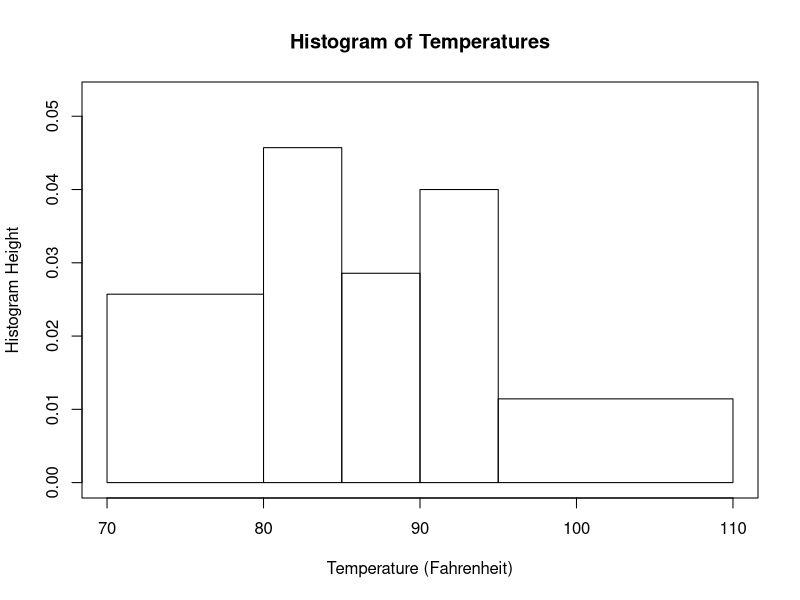
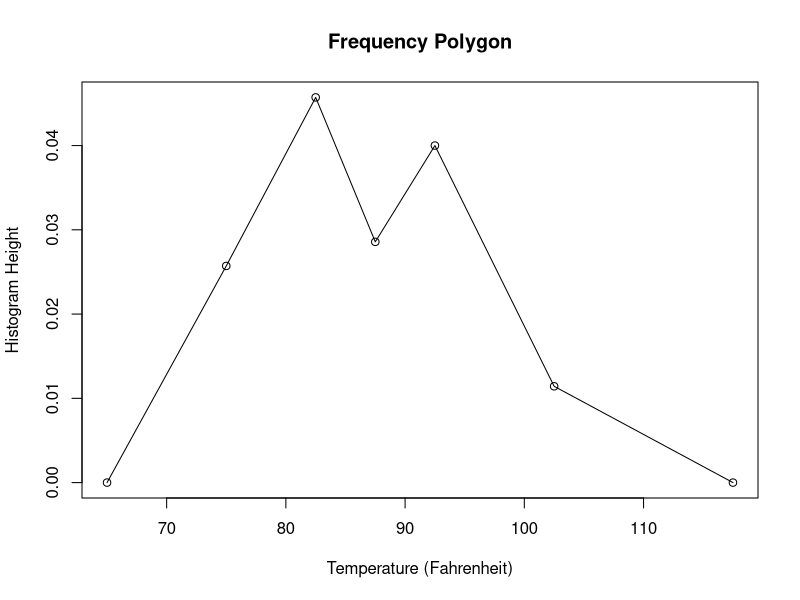

Generate these figures, in order, with R:
# ==========================================
# CHAPTER 1 - EXERCISE 3B
# HISTOGRAM AND FREQUENCY POLYGON
# Datos de la tabla original: página 23
# ==========================================

options(digits = 10)

# CAMBIAR AQUÍ: límites de los intervalos
#Nosotros escojemos los intervalos, agarramos todos los numeros entre 70 y 80, que eran 9, y asi 
inferior <- c(70, 80, 85, 90, 95)
superior <- c(80, 85, 90, 95, 110)

# CAMBIAR AQUÍ: frecuencias absolutas
ni <- c(9, 8, 5, 7, 6)

# Número total de observaciones
N <- sum(ni)

# Calcular las amplitudes
# Fórmula: ai = límite superior - límite inferior
ai <- superior - inferior

# Calcular las marcas de clase
# Fórmula: xi = (límite inferior + límite superior) / 2
xi <- (inferior + superior) / 2

# Frecuencia relativa: fi = ni / N
fi <- ni / N

# Altura del histograma
# Fórmula del profesor: hi = fi / ai
hi <- fi / ai

# Mostrar la tabla calculada
tabla <- data.frame(
  Lower_Limit = inferior,
  Upper_Limit = superior,
  Class_Mark = xi,
  Absolute_Frequency = ni,
  Relative_Frequency = fi,
  Interval_Width = ai,
  Histogram_Height = hi
)

cat("HISTOGRAM DATA:\n")
print(tabla, row.names = FALSE)

# HISTOGRAM
# Cada rectángulo tiene como base el intervalo
# y como altura hi = fi / ai
plot(NA,
     xlim = c(min(inferior), max(superior)),
     ylim = c(0, max(hi) * 1.15),
     main = "Histogram of Temperatures",
     xlab = "Temperature (Fahrenheit)",
     ylab = "Histogram Height")

for (i in 1:length(ni)) {
  rect(inferior[i], 0,
       superior[i], hi[i])
}

# FREQUENCY POLYGON
# Unir las alturas de los rectángulos en sus marcas de clase
# Añadimos extremos con altura cero para cerrar el polígono
amplitud_primera <- ai[1]
amplitud_ultima <- ai[length(ai)]

x_poligono <- c(
  xi[1] - amplitud_primera,
  xi,
  xi[length(xi)] + amplitud_ultima
)

y_poligono <- c(0, hi, 0)

plot(x_poligono, y_poligono,
     type = "o",
     main = "Frequency Polygon",
     xlab = "Temperature (Fahrenheit)",
     ylab = "Histogram Height")
